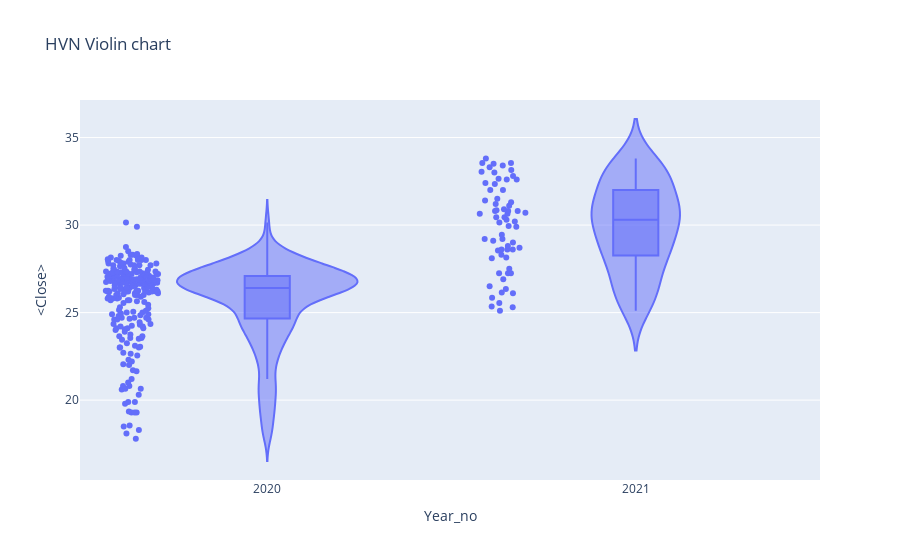

This figure's notebook cell:
### Code cell
#px.violin(df_tips, y="tip", x="smoker", color="sex", box=True, points="all",
#          hover_data=df_tips.columns)

fig = go.Figure()
px.violin(df,x='Year_no',y='<Close>',box =True, points='all',
         hover_data=df.columns, title = 'HVN Violin chart')

### Figure 1 — Plotly figure (JSON) as saved in the notebook; plotly's stock layout.template omitted (floating-point values rounded to 4 significant figures; data arrays with more than 128 entries replaced by an {"elided": "..."} marker saying what was removed)
{"data": [{"alignmentgroup": "True", "box": {"visible": true}, "customdata": {"elided": "300x3 mixed values"}, "hovertemplate": "Year_no=%{x}<br><Close>=%{y}<br>datetime=%{customdata[0]}<br><Volume>=%{customdata[1]}<br>Period=%{customdata[2]}<extra></extra>", "legendgroup": "", "marker": {"color": "#636efa"}, "name": "", "offsetgroup": "", "orientation": "v", "points": "all", "scalegroup": "True", "showlegend": false, "type": "violin", "x": {"elided": "300 int values"}, "x0": " ", "xaxis": "x", "y": {"elided": "300 float values"}, "y0": " ", "yaxis": "y"}], "layout": {"legend": {"tracegroupgap": 0}, "title": {"text": "HVN Violin chart"}, "violinmode": "group", "xaxis": {"anchor": "y", "domain": [0, 1], "title": {"text": "Year_no"}}, "yaxis": {"anchor": "x", "domain": [0, 1], "title": {"text": "<Close>"}}}}
